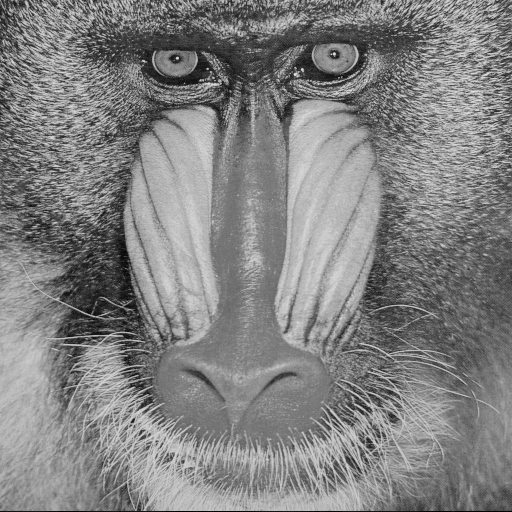
%> input picture pic/gray.png, 512 x 512 px
$ octave blind_extra_main.m   (GNU Octave 9; MATLAB toolbox functions it lacks are replaced by stand-ins)
%> lines starting %> are read from the running program, lines starting %| are printed output that depends on the picture
### DctHost.m
function [xm,Rx,dc,host_height,host_width] = DctHost(host)
%> called with host = 'pic/gray.png'
% Do DCT transform on the host iamge
% Parameters: input:host iamge path:host
% Output: DCT coefficients:xm; Autocorrelation matrix of host image:Rx;
%         DC component:dc; size of host image:host_height,host_width
    host = imread(host);
%> host is the input picture: size 512x512 uint8; min 0, max 231, mean 129.6
    host = im2double(host)*255;
%> host: size 512x512 double
    [host_height,host_width] = size(host);
%> host_height = 512; host_width = 512

    % Do DCT transform on every 8x8 block
    T = dctmtx(8);
    dct = @(block_struct) T*block_struct.data*T';
    host_dct = blockproc(host,[8 8],dct);
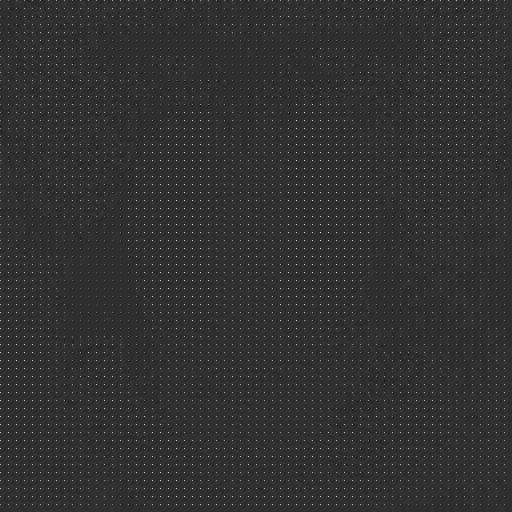
%> host_dct: size 512x512 double; min -373, max 1626.6, mean 16.3; drawn with min black and max white
    zigzagscan = @(block_struct) zigzag(block_struct.data);
    x = blockproc(host_dct,[8 8],zigzagscan);

    xm = zeros(64,(host_height/8)*(host_width/8));
    for i = 1:host_height/8
        for j = 1:host_width/8
            xm(:,(i-1)*(host_height/8)+j) = x(i,(j-1)*64+1:j*64);
        end
    end

    dc = xm(1,:);
%> dc = 4096 values, max 1626.6 at index 1382, min 202.9 at index 2064, mean 1036.9
    [~,w] = size(xm);
%> w = 4096
    tmp = zeros(63,w)+xm(2:64,:);
    xm = tmp;

    % calculate autocorrelation matrix of host image
    Rx = zeros(63,63);
    for i = 1:(host_height/8)*(host_width/8)
        tmp = xm(:,i);
        Rx = Rx + tmp*tmp';
    end
    Rx = Rx/((host_height/8)*(host_width/8));
end

function v = zigzag(a)
% Do a zigzag scan on an 8x8 block,only 8x8 will work
% Parameters: input: 8x8 matrix:a
% Output: 1x64 vector v
   [n,m] = size(a);
   v = zeros([1 64]);
   if(n~=8||m~=8)
      disp('Not a 8x8 matrix!');
      return
   end
   i = 1;   %row
   j = 1;   %column
   k = 1;
   l = 1;   %iteration times
   times = [1 2 3 4 5 6 7 6 5 4 3 2 1];
   while(i~=9 && j~=9)
        v(k) = a(i,j);
        k = k+1;

        if(i==8 && j==7)
            break
        elseif(i==1)
            j = j+1;
            for time = 1:times(l)
                v(k) = a(i,j);
                i = i+1;
                j = j-1;
                k = k+1;
            end
            l = l+1;

        elseif(j==1 && i~=8)
            i = i+1;
            for time = 1:times(l)
                v(k) = a(i,j);
                i = i-1;
                j = j+1;
                k = k+1;
            end
            l = l+1;

        elseif(i==8)
            j = j+1;
            for time = 1:times(l)
                v(k) = a(i,j);
                i = i-1;
                j = j+1;
                k = k+1;
            end
            l = l+1;

        elseif(j==8)
            i = i+1;
            for time = 1:times(l)
                v(k) = a(i,j);
                i = i+1;
                j = j-1;
                k = k+1;
            end
            l = l+1;
        end
   end
   v(63) = a(8,7);
   v(64) = a(8,8);
end

### Matrix_Generation.m
function Mat_Gen = Matrix_Generation
Mat_Gen.Gen_U = @Gen_U;
Mat_Gen.Gen_B = @Gen_B;
end

% N: Number of generated U
% sourceNum and len denote the width and height of U, respectively
function Uc = Gen_U(N,sourceNum,len)
Uc = cell(1,N);
for i = 1:N
    U = zeros(len,sourceNum);
    for j = 1:sourceNum
        U(:,j) = randn(len,1);
        U(:,j) = U(:,j)/norm(U(:,j));
    end
    Uc{1,i} = U;
end
end

function Bc = Gen_B(P,sourceNum,w_len)
Bc = cell(1,P);
for i = 1:P
    B_tmp = zeros(sourceNum,w_len);
    for j = 1:sourceNum
        B_tmp(j,:) = sign(randn(1,w_len));
    end
    Bc{1,i} = B_tmp;
end
end

### MMSE_filters.m
function MMSE = MMSE_filters

MMSE.SMI_MMSE = @SMI_MMSE;
MMSE.Ideal_MMSE = @Ideal_MMSE;

end

% SMI_MMSE
% [9 lines left out: function SMI_MMSE, not called in this run]

% Ideal_MMSE
% [9 lines left out: function Ideal_MMSE, not called in this run]

### blind_extra_main.m
% Blind Extraction: Comparing the performance of M_ISIC and other algrithms.
clc;
clear;
tic;
% ------------------------------------- Parameters ------------------------------------- %
Distortion = [24,26,28,30,32,34,36,38] ; % Distortion per message
alphas = sqrt(10.^(Distortion/10));      % A_k
noise = sqrt(3);     % Noise
sourceNum = 8;       % Number of carriers
len = 8;             % Dimesion of the lattice
threshold = 50;      % Threshold of iterating times
P = 20;              % Reinitialization times of M_IGLS and M_ISIC
N = 20;              % Simulation times
% ------------------------------------------------------------------------------------- %
host = 'pic/gray.png';
[xm,Rx,dc,host_height,host_width] = DctHost(host);
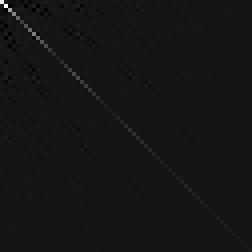
%> Rx: size 63x63 double (shown 4 times larger); min -466.6, max 5035.9, mean 7.1; drawn with min black and max white
%> host_height = 512; host_width = 512
host_height=host_height/8;
%> host_height = 64
host_width=host_width/8;
%> host_width = 64
w_len=host_height*host_width;
%> w_len = 4096

Mat_Gen = Matrix_Generation;
Uc = Mat_Gen.Gen_U(N,sourceNum,len);
Bc_hat = Mat_Gen.Gen_B(P,sourceNum,w_len);
%> Bc_hat = 20 items
Bc_watermarks2B = Mat_Gen.Gen_B(N,sourceNum,w_len);
%> Bc_watermarks2B = 20 items

BER_matrix = zeros(5,length(alphas));
MMSE = MMSE_filters;
for i = 1:length(alphas)

    M_IGLS_sum = 0;
    SMI_MMSE_sum = 0;
    Ideal_MMSE_sum = 0;
    JADE_sum = 0;
    SIC_sum = 0;
    for k = 1:N
%> (the run ends here)
